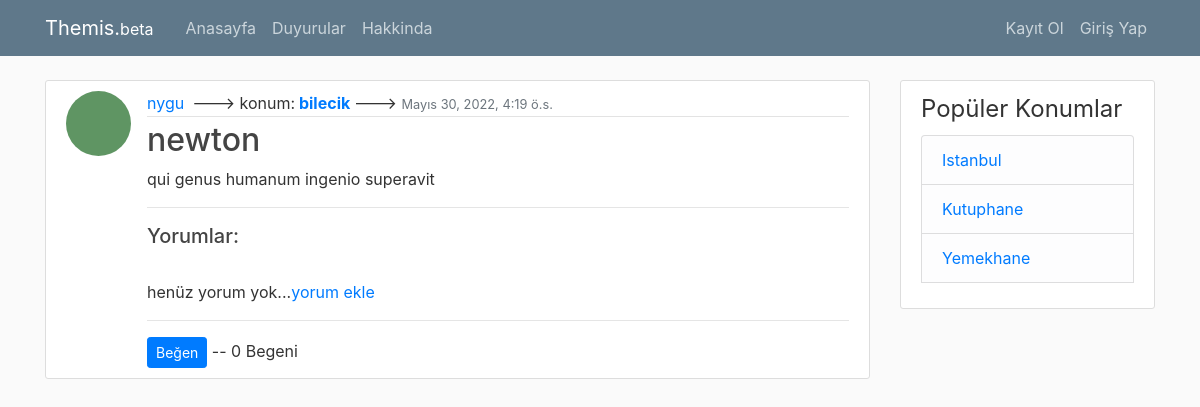
Screenshot of /post/3/ with the database file from the repository.
### blog/models.py (models this page shows, shortened)
class Post(models.Model):
    title = models.CharField(max_length=100)
    content = models.TextField(default="")
    date_posted = models.DateTimeField(default=timezone.now)
    author = models.ForeignKey(User, on_delete=models.CASCADE)  #if is deleted than delete their posts
    location = models.CharField(max_length=100, default="")
    tags = TaggableManager()
    likes = models.ManyToManyField(User, related_name='blog_posts')
    mood = models.CharField(max_length=20, default="")
    def total_likes(self):
        return self.likes.count()

### users/models.py (models this page shows, shortened)
class Profile(models.Model):
	user = models.OneToOneField(User, on_delete=models.CASCADE) #with user modele have a one to one relationship--- İF USER DELETED DELETE THE PROFILE
	image = models.ImageField(default='default.jpg', upload_to='profile-pics')

### blog/views.py (the view)
# urls.py: path('post/<int:pk>/', PostDetailView.as_view(), name='post-detail'),#pk means primary key like post 1 post 2 etc
class PostDetailView(DetailView):
	model = Post
	def get_context_data(self, *args, **kwargs):
		context = super(PostDetailView, self).get_context_data(*args, **kwargs)
		stuff = get_object_or_404(Post, id=self.kwargs['pk'])
		total_likes = stuff.total_likes()
		context["total_likes"] = total_likes
		return context

### blog/templates/blog/post_detail.html (shortened to what this page needs)
{% extends "blog/base.html" %}
{% block content%}
		<article class="media content-section">
		  <img class='rounded-circle article-img' src="{{ object.author.profile.image.url }}">
		  <div class="media-body">
		    <div class="article-metadata">
		      <a class="mr-2" href="{% url 'user-posts' object.author.username %}">{{ object.author }}</a>--->
				{% for tag in post.tags.all %}
                    konum:<strong> <a href="{% url 'tagged' tag.slug %}">{{ tag.name }}</a> </strong></a>--->
              {% endfor %}
		      <small class="text-muted">{{ object.date_posted}}</small>
		    </div>
		    <h2 class="article-title"> {{ object.title }}</h2>
		    <p class="article-content">{{ object.content }}</p>
		    <hr>
		    <h5>Yorumlar:</h5>
		    <br>
		    {% if not post.comments.all %}
		    	henüz yorum yok...<a href="{% url 'add_comment' post.pk %}">yorum ekle</a>
		    {% endif %}
		    <br/>
		    <hr>
		    <form action="{% url 'like_post' post.pk%}"
		    method="POST">
		    	<button type="submit", name="post_id", value="{{ post.id }}", class="btn btn-primary btn-sm">Beğen</button> -- {{ total_likes }} Begeni
			</form>
		  </div>
		</article>
{% endblock content %}

### blog/static/blog/main.css (style rules this page uses)
body { background: #fafafa; color: #333333; margin-top: 5rem; }
h1, h2, h3, h4, h5, h6 { color: #444444; }
.content-section { background: #ffffff; padding: 10px 20px; border: 1px solid #dddddd; border-radius: 3px; margin-bottom: 20px; }
.article-title { color: #444444; }
.article-content { white-space: pre-line; }
.article-img { height: 65px; width: 65px; margin-right: 16px; }
.article-metadata { padding-bottom: 1px; margin-bottom: 4px; border-bottom: 1px solid #e3e3e3 }

### rows the page displays
Post: author.profile.image (placeholder picture), author "nygu", date_posted "Mayıs 30, 2022, 4:19 ö.s.", title "newton", content "qui genus humanum ingenio superavit"
Tag: name "bilecik"

### other values shown
{{ total_likes }} "0"
